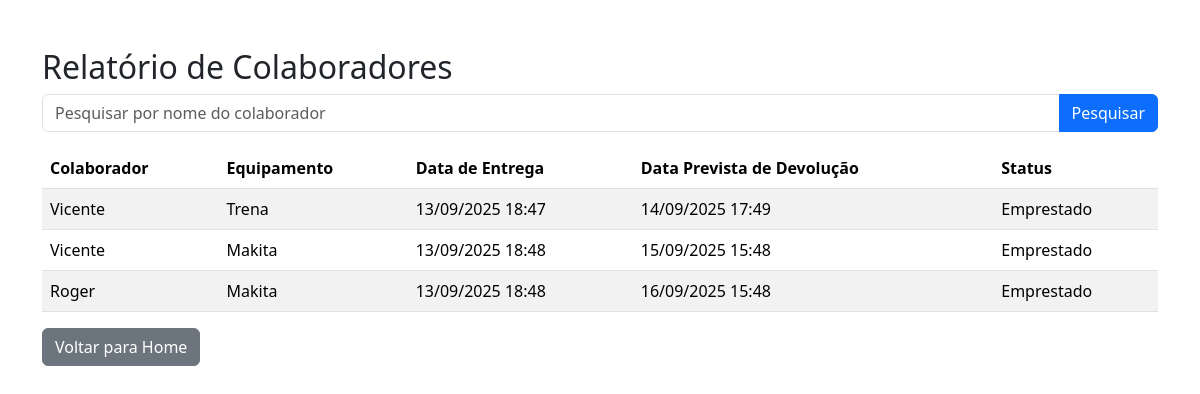
/relatorios/, run on the app's committed database.
### epi_control/models.py (models this page shows, shortened)
class Emprestimo(models.Model):
    STATUS_CHOICES = [
        ('Emprestado', 'Emprestado'),
        ('Em Uso', 'Em Uso'),
        ('Fornecido', 'Fornecido'),
        ('Devolvido', 'Devolvido'),
        ('Danificado', 'Danificado'),
        ('Perdido', 'Perdido'),
    ]
    colaborador = models.ForeignKey(
        'Colaborador',
        on_delete=models.CASCADE,  # Altere para CASCADE ou SET_NULL
        verbose_name="Colaborador"
    )
    equipamento = models.ForeignKey(
        'Equipamento',
        on_delete=models.CASCADE,
        verbose_name="Equipamento"
    )
    data_entrega = models.DateTimeField(default=timezone.now)
    data_prevista_devolucao = models.DateTimeField()
    data_efetiva_devolucao = models.DateTimeField(null=True, blank=True) # Pode ser nulo no início
    status = models.CharField(max_length=20, choices=STATUS_CHOICES, default='Emprestado')
    observacao_devolucao = models.TextField(blank=True, null=True)

class Colaborador(models.Model):
    nome_completo = models.CharField(max_length=255)
    cargo = models.CharField(max_length=50, blank=True)

class Equipamento(models.Model):
    nome_equipamento = models.CharField(max_length=255)
    descricao = models.TextField(verbose_name="Descrição", blank=True, null=True)
    data_aquisicao = models.DateField(verbose_name="Data de Aquisição", blank=True, null=True)

### epi_control/views.py (the view)
# urls.py: path('relatorios/', views.relatorio_colaboradores, name='relatorio_colaboradores'),
def relatorio_colaboradores(request):
    nome = request.GET.get('nome', '')  # Obtém o nome do colaborador da query string
    if nome:  # Se o nome foi fornecido na pesquisa
        emprestimos = Emprestimo.objects.filter(
            colaborador__nome_completo__icontains=nome
        )
    else:  # Caso contrário, retorna todos os registros
        emprestimos = Emprestimo.objects.all()
    return render(request, 'epi_control/relatorio_colaboradores.html', {'emprestimos': emprestimos})

### epi_control/templates/epi_control/relatorio_colaboradores.html (shortened to what this page needs)
<!DOCTYPE html>
<html lang="pt-br">
<head>
    <link href="https://cdn.jsdelivr.net/npm/bootstrap@5.3.3/dist/css/bootstrap.min.css" rel="stylesheet">
</head>
<body>
    <div class="container mt-5">
        <h2>Relatório de Colaboradores</h2>
        <form method="get" class="mb-3">
            <div class="input-group">
                <input type="text" name="nome" class="form-control" placeholder="Pesquisar por nome do colaborador" value="{{ request.GET.nome }}">
                <button type="submit" class="btn btn-primary">Pesquisar</button>
            </div>
        </form>
        <table class="table table-striped">
            <thead>
                <tr>
                    <th>Colaborador</th>
                    <th>Equipamento</th>
                    <th>Data de Entrega</th>
                    <th>Data Prevista de Devolução</th>
                    <th>Status</th>
                </tr>
            </thead>
            <tbody>
                {% for emprestimo in emprestimos %}
                <tr>
                    <td>{{ emprestimo.colaborador.nome_completo }}</td>
                    <td>{{ emprestimo.equipamento.nome_equipamento }}</td>
                    <td>{{ emprestimo.data_entrega|date:"d/m/Y H:i" }}</td>
                    <td>{{ emprestimo.data_prevista_devolucao|date:"d/m/Y H:i" }}</td>
                    <td>{{ emprestimo.status }}</td>
                </tr>
                {% empty %}
                <tr>
                    <td colspan="5" class="text-center">Nenhum registro encontrado.</td>
                </tr>
                {% endfor %}
            </tbody>
        </table>
        <a href="{% url 'home' %}" class="btn btn-secondary">Voltar para Home</a>
    </div>
</body>
</html>

### data on the page
Emprestimo: colaborador.nome_completo "Vicente", equipamento.nome_equipamento "Trena", data_entrega "13/09/2025 18:47", data_prevista_devolucao "14/09/2025 17:49", status "Emprestado"
Emprestimo: colaborador.nome_completo "Vicente", equipamento.nome_equipamento "Makita", data_entrega "13/09/2025 18:48", data_prevista_devolucao "15/09/2025 15:48", status "Emprestado"
Emprestimo: colaborador.nome_completo "Roger", equipamento.nome_equipamento "Makita", data_entrega "13/09/2025 18:48", data_prevista_devolucao "16/09/2025 15:48", status "Emprestado"
